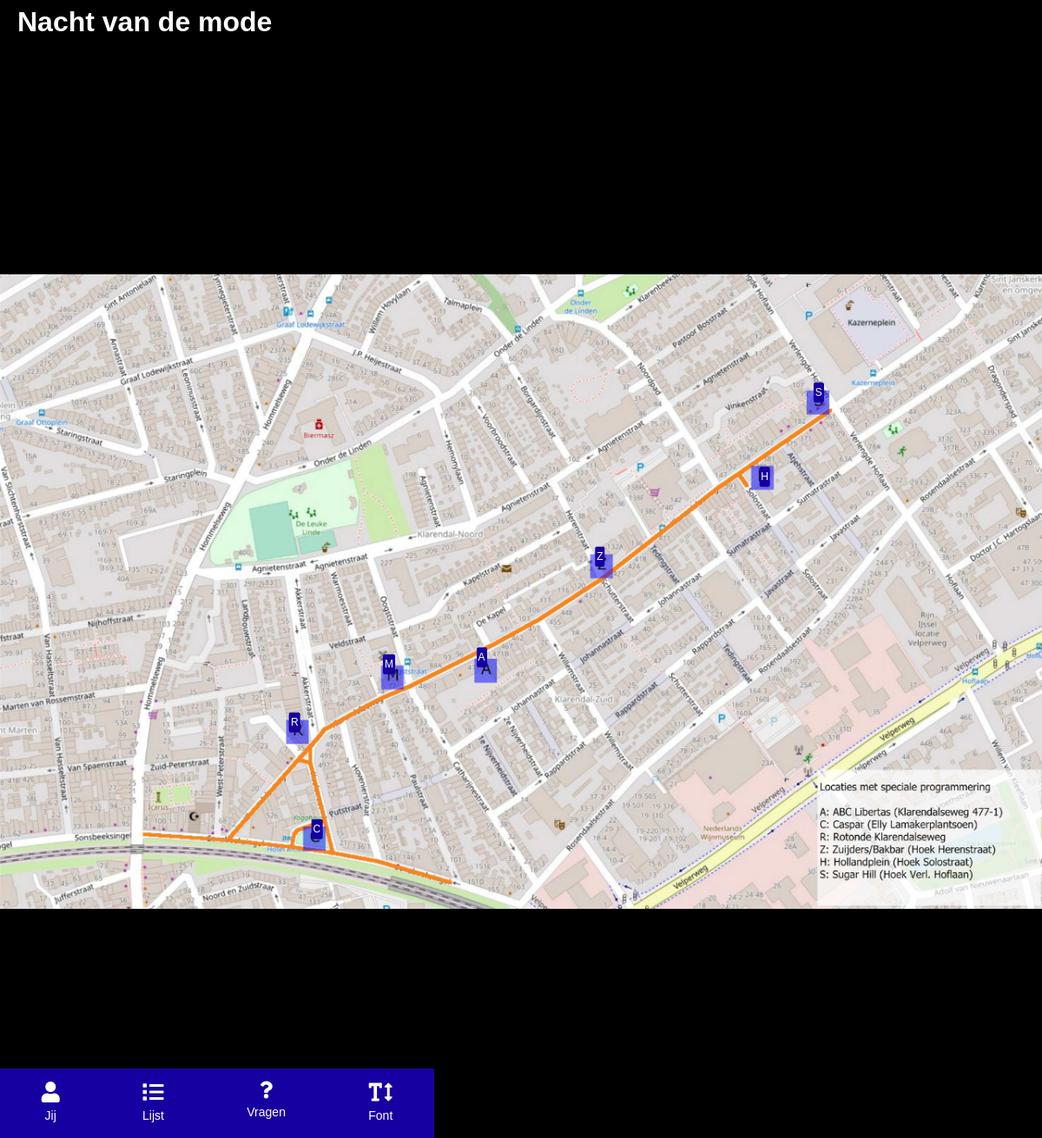
Page /map/1 on the committed database.
### app.py (models this page shows, shortened)
class Location(db.Model):
    id = db.Column(db.Integer, primary_key=True)
    name = db.Column(db.String(100), nullable=True)
    date = db.Column(db.Date, nullable=True)
    address = db.Column(db.String(200), nullable=True)
    start_time = db.Column(db.Time, nullable=True)
    amount_of_days = db.Column(db.Integer, nullable=True)
    website_links = db.Column(db.String(200), nullable=True)
    zakken = db.Column(db.Integer, nullable=False, default=0)
    bekers = db.Column(db.Integer, nullable=False, default=0)
    url = db.Column(db.String(500), nullable=True)
    map_image = db.Column(db.String(255))  # New field to store the filename of the map image
    max_people = db.Column(db.Integer, nullable=False, default=10)  # Maximum number of people that can be approved

### app.py (the view, shortened to what this page needs)
@app.route('/map/<int:location_id>', methods=['GET', 'POST'])
def map_page(location_id):
    location = Location.query.get_or_404(location_id)
    bars = Bar.query.filter_by(location_id=location_id).all()
    filename = location.map_image  # Retrieve the filename from the database to display
    if filename is None:
        flash('No map photo available. Please upload one.')
    return render_template('map.html', location=location, bars=bars, filename=filename)

### templates/map.html (shortened to what this page needs)
<link rel="stylesheet" href="{{ url_for('static', filename='map.css') }}">
<link rel="stylesheet" href="https://cdnjs.cloudflare.com/ajax/libs/font-awesome/5.15.1/css/all.min.css">
</head>
<body>
    <h1> {{ location.name }}</h1>
    <div id="mapContainer">
        {% if filename %}
        <img id="mapImage" src="{{ url_for('static', filename='uploads/' + filename) }}" alt="Map of {{ location.name }}">
        {% endif %}
    </div>
    <div class="bottom-navbar">
        <a href="{{ url_for('dashboard', user_id=current_user.id) }}" class="nav-item">
            <i class="fas fa-user"></i><span>Jij</span>
        </a>
        <a href="javascript:history.back()" class="nav-item">
            <i class="fas fa-list"></i><span>Lijst</span>
        </a>
        <a id="infoBtn" class="nav-item">
            <i class="fas fa-question"></i><span>Vragen</span>
        </a>
        <a id="fontSizeBtn" class="nav-item">
            <i class="fas fa-text-height"></i><span>Font</span>
        </a>
    </div>
    </body>
    </html>

### static/map.css (style rules this page uses)
body { font-family: "Arial", sans-serif; line-height: 1.6; background: #000; margin: 0; padding: 0; }
h1, h2 { color: #fff; margin-left: 20px; }
#mapContainer { position: relative; width: 100%; padding-top: 100%; margin: 30px auto; background-size: cover; cursor: crosshair; overflow: hidden; }
#mapImage { position: absolute; top: 0; left: 0; width: 100%; height: 100%; object-fit: contain; cursor: crosshair; }
.fas.fa-question { font-size: 20px; }
.bottom-navbar { position: fixed; bottom: 0; width: 100%; box-shadow: 0 -2px 10px rgba(0, 0, 0, 0.2); background-color: var(--pc); display: flex; justify-content: space-around; padding: 15px 0; z-index: 998; max-width: 500px; }
.nav-item { text-decoration: none; color: var(--bc); text-align: center; transition: transform 0.2s; }
.nav-item i { display: block; margin: 0 auto; font-size: 24px; transition: color 0.2s; cursor: pointer; }
.nav-item span { display: block; font-size: 14px; margin-top: 4px; }

### rows in the picture
Location: name "Nacht van de mode", map_image (picture)
